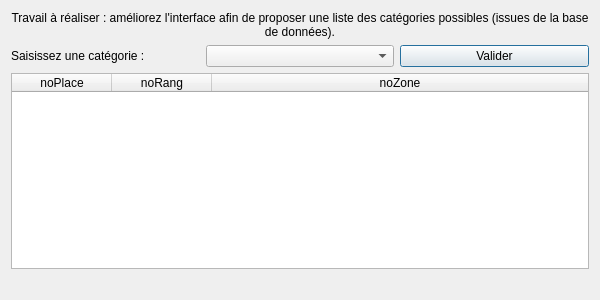
<?xml version="1.0" encoding="UTF-8"?>
<ui version="4.0">
 <class>fct_comp_3</class>
 <widget class="QDialog" name="fct_comp_3">
  <property name="geometry">
   <rect>
    <x>0</x>
    <y>0</y>
    <width>600</width>
    <height>300</height>
   </rect>
  </property>
  <property name="windowTitle">
   <string>Liste des places d'une catégorie (version 2)</string>
  </property>
  <layout class="QVBoxLayout" name="verticalLayout">
   <item>
    <widget class="QLabel" name="label">
     <property name="text">
      <string>Travail à réaliser : améliorez l'interface afin de proposer une liste des catégories possibles (issues de la base de données).</string>
     </property>
     <property name="alignment">
      <set>Qt::AlignCenter</set>
     </property>
     <property name="wordWrap">
      <bool>true</bool>
     </property>
    </widget>
   </item>
   <item>
    <layout class="QHBoxLayout" name="horizontalLayout">
     <item>
      <widget class="QLabel" name="label_2">
       <property name="text">
        <string>Saisissez une catégorie :</string>
       </property>
      </widget>
     </item>
     <item>
      <widget class="QComboBox" name="comboBox_fct_comp_3"/>
     </item>
     <item>
      <widget class="QPushButton" name="pushButton">
       <property name="text">
        <string>Valider</string>
       </property>
      </widget>
     </item>
    </layout>
   </item>
   <item>
    <widget class="QTableWidget" name="table_fct_comp_3">
     <attribute name="horizontalHeaderMinimumSectionSize">
      <number>50</number>
     </attribute>
     <attribute name="horizontalHeaderStretchLastSection">
      <bool>true</bool>
     </attribute>
     <attribute name="verticalHeaderVisible">
      <bool>false</bool>
     </attribute>
     <column>
      <property name="text">
       <string>noPlace</string>
      </property>
     </column>
     <column>
      <property name="text">
       <string>noRang</string>
      </property>
     </column>
     <column>
      <property name="text">
       <string>noZone</string>
      </property>
     </column>
    </widget>
   </item>
   <item>
    <widget class="QLabel" name="label_fct_comp_3">
     <property name="text">
      <string/>
     </property>
     <property name="alignment">
      <set>Qt::AlignCenter</set>
     </property>
    </widget>
   </item>
  </layout>
 </widget>
 <resources/>
 <connections>
  <connection>
   <sender>pushButton</sender>
   <signal>clicked()</signal>
   <receiver>fct_comp_3</receiver>
   <slot>refreshResult()</slot>
   <hints>
    <hint type="sourcelabel">
     <x>364</x>
     <y>52</y>
    </hint>
    <hint type="destinationlabel">
     <x>444</x>
     <y>81</y>
    </hint>
   </hints>
  </connection>
 </connections>
 <slots>
  <slot>refreshResult()</slot>
 </slots>
</ui>
